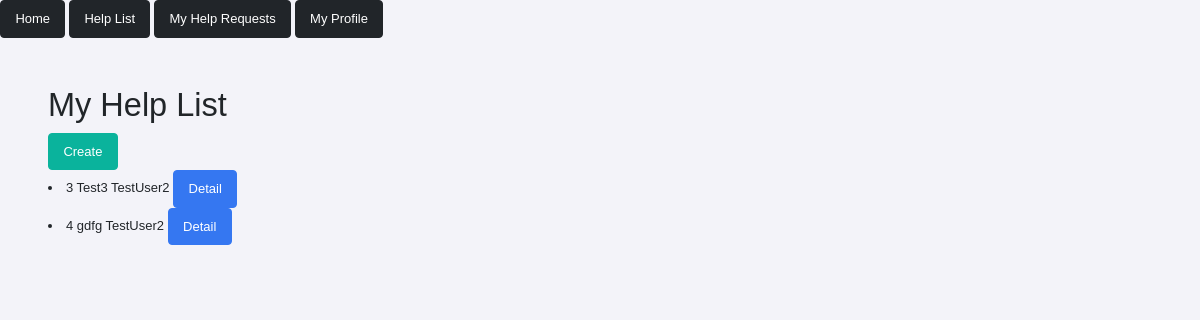
Screenshot of /myhelp_list/ (signed in) with the database file from the repository.
### charity/models.py (models this page shows, shortened)
class ReqList(models.Model):
    title = models.CharField(max_length=255)
    description = models.TextField()
    location = models.CharField(max_length=255)
    date = models.DateField(auto_now_add=True)
    owner = models.ForeignKey(CustomUser, on_delete=models.CASCADE, related_name="owner")
    helpers = models.ManyToManyField(CustomUser, blank=True)
    is_done = models.BooleanField(default=False)
    class Meta:
        ordering = ['-date']
        verbose_name = 'Request'
        verbose_name_plural = 'Requests'

### test_app/models.py (models this page shows)
class CustomUser(AbstractUser):
    phone = models.CharField(max_length=20)
    groups = models.ManyToManyField(
        'auth.Group',
        related_name='custom_users',
        blank=True,
        help_text='The groups this user belongs to.'
    )
    user_permissions = models.ManyToManyField(
        'auth.Permission',
        related_name='custom_users',
        blank=True,
        help_text='Specific permissions for this user.'
    )

### charity/views.py (the view)
# urls.py: path("myhelp_list/", HelpMyListView.as_view(), name="myhelp_list"),
class HelpMyListView(LoginRequiredMixin, generic.ListView):
    model = ReqList
    context_object_name = "help_list"
    template_name = "charity/my_help_list.html"
    def get_queryset(self) -> QuerySet:
        queryset = ReqList.objects.filter(owner=self.request.user)
        return queryset

### templates/charity/my_help_list.html
{% extends 'index.html' %}
{% block content %}
    <h1>My Help List</h1>
    <a type="button" class="btn btn-success" href="{% url 'charity:help_create' %}">
    Create
    </a>
    {% for help in help_list %}
    <li>
        {{ help.id }}
        {{ help.title }}
        {{ help.owner }}
        <a type="button" class="btn btn-secondary" href="{% url 'charity:help_detail' pk=help.pk %}">
            Detail
        </a>
    </li>
    {% endfor %}
{% endblock content %}

### rows the page displays
ReqList: id "3", title "Test3", owner "TestUser2"
ReqList: id "4", title "gdfg", owner "TestUser2"
